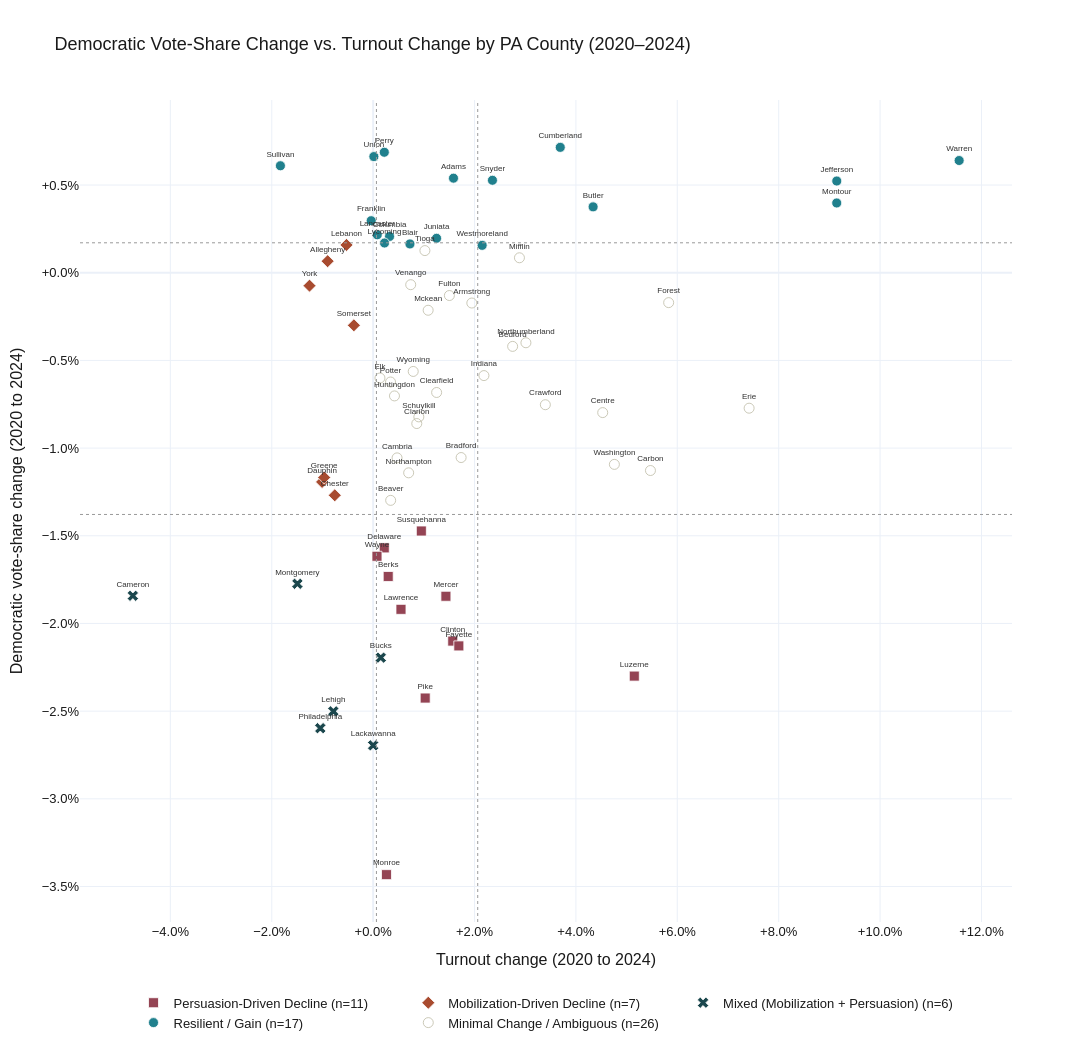

Notebook cell for this chart:
### Markdown cell above
## 8. Quadrant scatterplot (Figure 6)

Jitter is applied only to marker position (for label readability with 67 overlapping counties) — true values are preserved in the hover tooltip. Dashed lines mark the same quartile thresholds used to build the typology.

### Code cell
np.random.seed(11)
jitter_frac = 0.01
x_range = df["turnout_change"].max() - df["turnout_change"].min()
y_range = df["demvoteshare_change"].max() - df["demvoteshare_change"].min()
df["x_jit"] = df["turnout_change"] + np.random.uniform(-jitter_frac, jitter_frac, len(df)) * x_range
df["y_jit"] = df["demvoteshare_change"] + np.random.uniform(-jitter_frac, jitter_frac, len(df)) * y_range

color_map = {
    "Mobilization-Driven Decline": "#A84B2F",
    "Persuasion-Driven Decline": "#944454",
    "Mixed (Mobilization + Persuasion)": "#1B474D",
    "Resilient / Gain": "#20808D",
    "Minimal Change / Ambiguous": "#BEBCA6",
}
symbol_map = {
    "Mobilization-Driven Decline": "diamond",
    "Persuasion-Driven Decline": "square",
    "Mixed (Mobilization + Persuasion)": "x",
    "Resilient / Gain": "circle",
    "Minimal Change / Ambiguous": "circle-open",
}
category_order = [
    "Persuasion-Driven Decline",
    "Mobilization-Driven Decline",
    "Mixed (Mobilization + Persuasion)",
    "Resilient / Gain",
    "Minimal Change / Ambiguous",
]

fig = go.Figure()
for cat in category_order:
    sub = df[df["typology"] == cat]
    fig.add_trace(go.Scatter(
        x=sub["x_jit"], y=sub["y_jit"],
        mode="markers+text",
        name=f"{cat} (n={len(sub)})",
        text=sub["county"],
        textposition="top center",
        textfont=dict(size=8, color="#333333", family="Arial"),
        marker=dict(size=10, color=color_map[cat], symbol=symbol_map[cat],
                    line=dict(width=0.8, color="white")),
        customdata=np.stack([sub["turnout_change"], sub["demvoteshare_change"]], axis=-1),
        hovertemplate=(
            "County: %{text}<br>"
            "Turnout change: %{customdata[0]:.2%}<br>"
            "Dem vote-share change: %{customdata[1]:.2%}<br>"
            f"Typology: {cat}<extra></extra>"
        ),
    ))

for xv in [q1_t, q3_t]:
    fig.add_vline(x=xv, line_dash="dot", line_color="#999999", line_width=1)
for yv in [q1_v, q3_v]:
    fig.add_hline(y=yv, line_dash="dot", line_color="#999999", line_width=1)

fig.update_layout(
    title="Democratic Vote-Share Change vs. Turnout Change by PA County (2020–2024)",
    template="plotly_white",
    width=1400, height=1050,
    font=dict(family="Arial", size=13, color="#1a1a1a"),
    legend=dict(orientation="h", y=-0.08, xanchor="center", x=0.5),
)
fig.update_xaxes(title_text="Turnout change (2020 to 2024)", tickformat="+.1%")
fig.update_yaxes(title_text="Democratic vote-share change (2020 to 2024)", tickformat="+.1%")

# your Plotly figure
import plotly.io as pio
pio.write_image(fig, "C:/Users/mutch/Democratic_Voter_Shift/output/persuation.png", format="png")

fig.show()

### Figure 1 — Plotly figure (JSON) as saved in the notebook; plotly's stock layout.template omitted (floating-point values rounded to 4 significant figures)
{"data": [{"customdata": [[0.003019, -0.01769], [0.01693, -0.02089], [0.00269, -0.016], [0.01824, -0.02103], [0.00393, -0.01903], [0.05057, -0.02284], [0.01573, -0.01862], [0.004006, -0.03443], [0.01071, -0.02418], [0.008639, -0.01473], [0.001208, -0.01645]], "hovertemplate": "County: %{text}<br>Turnout change: %{customdata[0]:.2%}<br>Dem vote-share change: %{customdata[1]:.2%}<br>Typology: Persuasion-Driven Decline<extra></extra>", "marker": {"color": "#944454", "line": {"color": "white", "width": 0.8}, "size": 10, "symbol": "square"}, "mode": "markers+text", "name": "Persuasion-Driven Decline (n=11)", "text": ["Berks", "Clinton", "Delaware", "Fayette", "Lawrence", "Luzerne", "Mercer", "Monroe", "Pike", "Susquehanna", "Wayne"], "textfont": {"color": "#333333", "family": "Arial", "size": 8}, "textposition": "top center", "type": "scatter", "x": [0.002972, 0.0157, 0.002192, 0.0169, 0.005491, 0.05152, 0.01435, 0.002628, 0.01027, 0.009506, 0.0007542], "y": [-0.01732, -0.021, -0.01569, -0.02128, -0.01919, -0.023, -0.01845, -0.03432, -0.02425, -0.01473, -0.01617]}, {"customdata": [[-0.00744, 0.0005432], [-0.006495, -0.01279], [-0.01109, -0.01212], [-0.009592, -0.01153], [-0.004739, 0.001637], [-0.002395, -0.003184], [-0.01305, -0.000626]], "hovertemplate": "County: %{text}<br>Turnout change: %{customdata[0]:.2%}<br>Dem vote-share change: %{customdata[1]:.2%}<br>Typology: Mobilization-Driven Decline<extra></extra>", "marker": {"color": "#A84B2F", "line": {"color": "white", "width": 0.8}, "size": 10, "symbol": "diamond"}, "mode": "markers+text", "name": "Mobilization-Driven Decline (n=7)", "text": ["Allegheny", "Chester", "Dauphin", "Greene", "Lebanon", "Somerset", "York"], "textfont": {"color": "#333333", "family": "Arial", "size": 8}, "textposition": "top center", "type": "scatter", "x": [-0.008981, -0.007569, -0.01007, -0.009657, -0.005259, -0.003797, -0.01256], "y": [0.0006607, -0.01269, -0.01193, -0.01167, 0.001586, -0.002999, -0.0007364]}, {"customdata": [[8.63e-05, -0.02184], [-0.04615, -0.01803], [-0.0001668, -0.02672], [-0.007018, -0.02467], [-0.01427, -0.01755], [-0.0108, -0.02631]], "hovertemplate": "County: %{text}<br>Turnout change: %{customdata[0]:.2%}<br>Dem vote-share change: %{customdata[1]:.2%}<br>Typology: Mixed (Mobilization + Persuasion)<extra></extra>", "marker": {"color": "#1B474D", "line": {"color": "white", "width": 0.8}, "size": 10, "symbol": "x"}, "mode": "markers+text", "name": "Mixed (Mobilization + Persuasion) (n=6)", "text": ["Bucks", "Cameron", "Lackawanna", "Lehigh", "Montgomery", "Philadelphia"], "textfont": {"color": "#333333", "family": "Arial", "size": 8}, "textposition": "top center", "type": "scatter", "x": [0.001503, -0.0474, 1.236e-06, -0.007852, -0.01494, -0.01043], "y": [-0.02195, -0.01842, -0.02695, -0.02501, -0.01774, -0.02597]}, {"customdata": [[0.01687, 0.005136], [0.008822, 0.001779], [0.04226, 0.003788], [0.003822, 0.002342], [0.03608, 0.006875], [-0.0007009, 0.003103], [0.09076, 0.005167], [0.01218, 0.002114], [-0.0006308, 0.001881], [0.003644, 0.002037], [0.09052, 0.003848], [0.002002, 0.006842], [0.02279, 0.004922], [-0.01676, 0.006106], [-0.0005053, 0.006667], [0.1142, 0.006011], [0.02052, 0.00187]], "hovertemplate": "County: %{text}<br>Turnout change: %{customdata[0]:.2%}<br>Dem vote-share change: %{customdata[1]:.2%}<br>Typology: Resilient / Gain<extra></extra>", "marker": {"color": "#20808D", "line": {"color": "white", "width": 0.8}, "size": 10, "symbol": "circle"}, "mode": "markers+text", "name": "Resilient / Gain (n=17)", "text": ["Adams", "Blair", "Butler", "Columbia", "Cumberland", "Franklin", "Jefferson", "Juniata", "Lancaster", "Lycoming", "Montour", "Perry", "Snyder", "Sullivan", "Union", "Warren", "Westmoreland"], "textfont": {"color": "#333333", "family": "Arial", "size": 8}, "textposition": "top center", "type": "scatter", "x": [0.01585, 0.007259, 0.04339, 0.003234, 0.03691, -0.0003816, 0.09146, 0.01251, 0.0008095, 0.002245, 0.09145, 0.0022, 0.02353, -0.01829, 0.0001398, 0.1156, 0.0215], "y": [0.005393, 0.001642, 0.003756, 0.002068, 0.007151, 0.002966, 0.005229, 0.001964, 0.002166, 0.001694, 0.003978, 0.00687, 0.005271, 0.006101, 0.006624, 0.0064, 0.001562]}, {"customdata": [[0.01958, -0.002106], [0.002733, -0.01284], [0.02777, -0.004397], [0.01739, -0.01063], [0.003982, -0.01021], [0.05344, -0.01149], [0.04414, -0.007936], [0.008185, -0.008797], [0.01406, -0.006761], [0.03507, -0.007769], [0.001923, -0.006125], [0.07541, -0.007886], [0.05761, -0.001925], [0.01646, -0.001248], [0.004522, -0.007081], [0.02074, -0.005995], [0.01128, -0.00201], [0.02944, 0.0004618], [0.005706, -0.01152], [0.0292, -0.004261], [0.004493, -0.006054], [0.009217, -0.008236], [0.01085, 0.001141], [0.006658, -0.000723], [0.04791, -0.01129], [0.007057, -0.005675]], "hovertemplate": "County: %{text}<br>Turnout change: %{customdata[0]:.2%}<br>Dem vote-share change: %{customdata[1]:.2%}<br>Typology: Minimal Change / Ambiguous<extra></extra>", "marker": {"color": "#BEBCA6", "line": {"color": "white", "width": 0.8}, "size": 10, "symbol": "circle-open"}, "mode": "markers+text", "name": "Minimal Change / Ambiguous (n=26)", "text": ["Armstrong", "Beaver", "Bedford", "Bradford", "Cambria", "Carbon", "Centre", "Clarion", "Clearfield", "Crawford", "Elk", "Erie", "Forest", "Fulton", "Huntingdon", "Indiana", "Mckean", "Mifflin", "Northampton", "Northumberland", "Potter", "Schuylkill", "Tioga", "Venango", "Washington", "Wyoming"], "textfont": {"color": "#333333", "family": "Arial", "size": 8}, "textposition": "top center", "type": "scatter", "x": [0.01946, 0.003455, 0.02752, 0.01735, 0.00472, 0.0547, 0.04528, 0.008609, 0.01252, 0.03397, 0.001342, 0.07417, 0.05829, 0.01504, 0.004207, 0.02186, 0.01085, 0.02886, 0.007006, 0.03014, 0.003431, 0.009013, 0.01021, 0.00741, 0.04759, 0.007906], "y": [-0.001728, -0.01298, -0.0042, -0.01054, -0.01056, -0.01128, -0.007976, -0.008599, -0.006828, -0.007526, -0.006003, -0.007724, -0.001704, -0.001299, -0.007024, -0.005864, -0.00214, 0.0008533, -0.01141, -0.003992, -0.006231, -0.00822, 0.001263, -0.0006812, -0.01093, -0.005628]}], "layout": {"font": {"color": "#1a1a1a", "family": "Arial", "size": 13}, "height": 1050, "legend": {"orientation": "h", "x": 0.5, "xanchor": "center", "y": -0.08}, "shapes": [{"line": {"color": "#999999", "dash": "dot", "width": 1}, "type": "line", "x0": 0.0006472, "x1": 0.0006472, "xref": "x", "y0": 0, "y1": 1, "yref": "y domain"}, {"line": {"color": "#999999", "dash": "dot", "width": 1}, "type": "line", "x0": 0.02063, "x1": 0.02063, "xref": "x", "y0": 0, "y1": 1, "yref": "y domain"}, {"line": {"color": "#999999", "dash": "dot", "width": 1}, "type": "line", "x0": 0, "x1": 1, "xref": "x domain", "y0": -0.01378, "y1": -0.01378, "yref": "y"}, {"line": {"color": "#999999", "dash": "dot", "width": 1}, "type": "line", "x0": 0, "x1": 1, "xref": "x domain", "y0": 0.001708, "y1": 0.001708, "yref": "y"}], "title": {"text": "Democratic Vote-Share Change vs. Turnout Change by PA County (2020–2024)"}, "width": 1400, "xaxis": {"tickformat": "+.1%", "title": {"text": "Turnout change (2020 to 2024)"}}, "yaxis": {"tickformat": "+.1%", "title": {"text": "Democratic vote-share change (2020 to 2024)"}}}}
